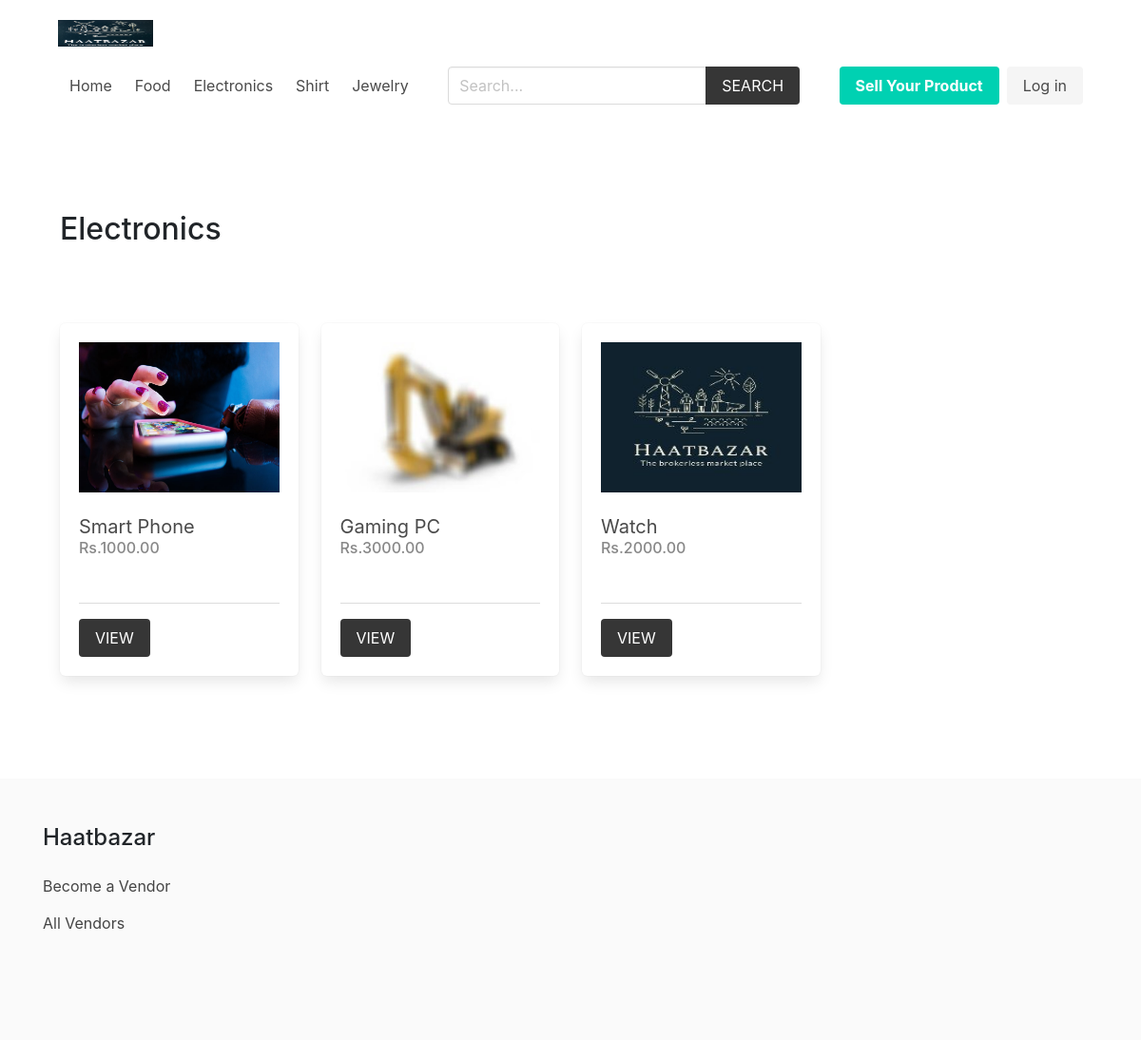
Before: /product/electronics/ with the older database file.
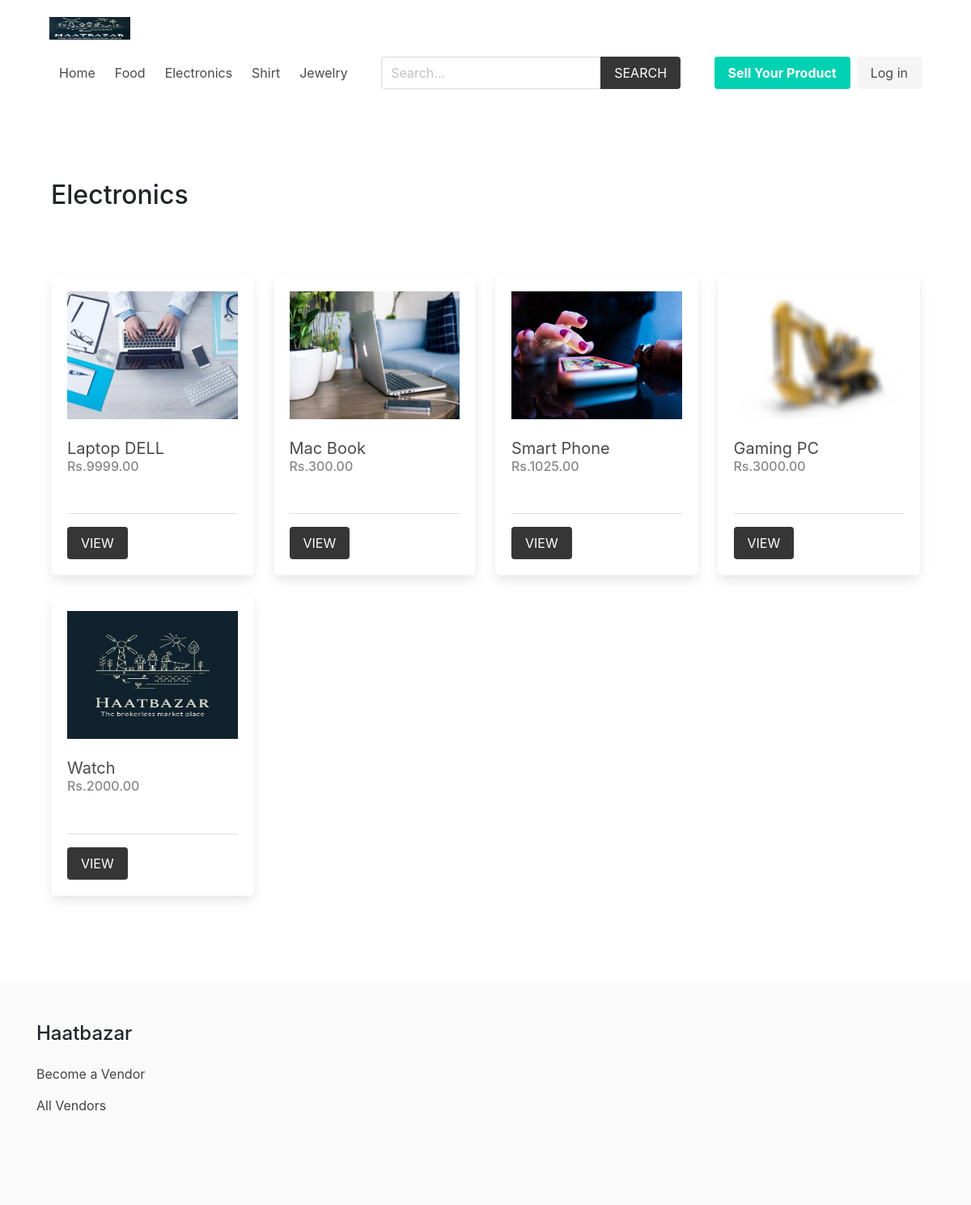
After: the same page with the newer database file.
### product/models.py (models this page shows, shortened)
class Category(models.Model):
    title = models.CharField(max_length=50)
    slug = models.SlugField(max_length=55)
    ordering = models.IntegerField(default=0)
    class Meta:
        ordering = ['ordering']

class Product(models.Model):
    category = models.ForeignKey(Category, related_name='products', on_delete=models.CASCADE)
    vendor = models.ForeignKey(Vendor, related_name="products", on_delete=models.CASCADE)
    title = models.CharField(max_length=50)
    slug = models.SlugField(max_length=55)
    description = models.TextField(blank=True, null=True)
    price = models.DecimalField(max_digits=6, decimal_places=2)
    added_date = models.DateTimeField(auto_now_add=True)
    image = models.ImageField(upload_to='uploads/', blank=True, null=True)
    thumbnail = models.ImageField(upload_to='uploads/', blank=True, null=True) # Change uploads to thumbnails
    is_sold = models.BooleanField(default=False)
    class Meta:
        ordering = ['-added_date']
    def get_thumbnail(self):
        if self.thumbnail:
            return self.thumbnail.url

### product/views.py (the view)
# urls.py: path('<slug:category_slug>/', views.category, name="category")
def category(request, category_slug):
    category = get_object_or_404(Category, slug=category_slug)
    return render(request,'product/category.html', {'category': category})

### cart/context_processors.py (called while the page is built)
def cart(request):
    return {'cart': Cart(request)}

### product/context_processors.py (called while the page is built)
def menu_categories(request):
    categories = Category.objects.all()
    return {'categories': categories}

### templates/product/category.html (shortened to what this page needs)
{% extends 'core/base.html' %}
{% block content %}
    <div class="columns is-multiline mb-6">
        <div class="column is-12 has-test-centered mt-6 mb-6">
            <h2 class="is-size-3">{{category.title}}</h2>
        </div>
        {% for product in category.products.all %}
            {% include 'product/parts/list_item.html' %}
        {% endfor %}
    </div>
{% endblock content %}

### templates/core/base.html (shortened to what this page needs)
{% load static %}
<!DOCTYPE html>
<html lang="en">
  <head>
    <link
      rel="stylesheet"
      href="https://cdn.jsdelivr.net/npm/bulma@0.9.2/css/bulma.min.css"
    />
    <link
      rel="stylesheet"
      href="https://cdnjs.cloudflare.com/ajax/libs/font-awesome/4.7.0/css/font-awesome.min.css"
    />
    <link rel="stylesheet" href="{% static 'css/main.css' %}" />
    <link
      rel="stylesheet"
      href="https://cdn.jsdelivr.net/npm/bootstrap@4.0.0/dist/css/bootstrap.min.css"
    />
  </head>
  <body>
    <div class="container">
      <nav class="navbar" role="navigation" aria-label="main navigation">
        <div class="navbar-brand">
          <a class="navbar-item" href="{% url 'core:home' %}">
            <img src="/media/logo.jpg" width="100" height="100" />
          </a>
        </div>
        <div id="navbarBasicExample" class="navbar-menu">
          <div class="navbar-start">
            <a class="navbar-item" href="{% url 'core:home' %}"> Home </a>
            {% for category in categories %}
            <a
              class="navbar-item"
              href="{% url 'product:category' category.slug %}"
            >
              {{category.title}}
            </a>
            {% endfor %}
          </div>
          <div class="navbar-start">
            <div class="navbar-item">
              <form method="get" action="{% url 'product:search' %}">
                <div class="field has-addons">
                  <div class="control">
                    <input
                      type="search"
                      name="query"
                      id=""
                      class="input"
                      placeholder="Search..."
                    />
                  </div>
                  <div class="control">
                    <button class="button is-dark is-uppercase">Search</button>
                  </div>
                </div>
              </form>
            </div>
          </div>
            {% if request.user.is_authenticated %}
            <div class="navbar-item has-dropdown is-hoverable">
              <a class="navbar-link is-capitalized"> {{user.vendor.name}} </a>
              <div class="navbar-dropdown">
                <a class="navbar-item" href="{% url 'vendor:vendor-admin' %}">
                  Profile
                </a>
                <a class="navbar-item" href="{% url 'vendor:edit-vendor' %}">
                  Update Profile
                </a>
                <a class="navbar-item" href="{% url 'vendor:add-product' %}">
                  Add Product
                </a>
                <hr class="navbar-divider" />
                <a class="navbar-item" href="{% url 'vendor:logout' %}">
                  Logout
                </a>
              </div>
            </div>
            {% else %}
            <div class="navbar-item">
              <div class="buttons">
                <a
                  class="button is-primary"
                  href="{% url 'vendor:become-vendor' %}"
                >
                  <strong>Sell Your Product</strong>
                </a>
                <a class="button is-light" href="{% url 'vendor:login' %}">
                  Log in
                </a>
              </div>
            </div>
            {% endif %}
          </div>
        </div>
    <section class="section">
      <div class="container">{% block content %}{% endblock content %}</div>
    </section>
    <footer class="footer">
      <div class="container">
        <h3 class="is-size-4 mb-4">Haatbazar</h3>
        {% if request.user.is_authenticated %}
        <a href="{% url 'vendor:vendor-admin' %}">Vendor Admin</a>
        {% else %}
        <a href="{% url 'vendor:become-vendor' %}">Become a Vendor</a>
        {% endif %}
        <br />
        <a href="{% url 'vendor:vendors' %}">All Vendors</a>
      </div>
    </footer>
  </body>
</html>

### templates/product/parts/list_item.html
<div class="column is-3 product-list-item">
                <div class="box">
                    <figure class="image is-4by3 mb-4">
                        <img src="{{product.get_thumbnail}}" alt="{{product.title}}">
                    </figure>
                    <h2 class="subtitle">{{product.title}}</h2>
                    <h3 class="price is-size-6 mb-5">Rs.{{product.price}}</h3>
                    <hr>
                    <a href="{% url 'product:product' product.category.slug product.slug %}" class="button is-dark is-uppercase">View</a>
                </div>
            </div>

Changed rows visible on the page:
added Product: get_thumbnail (picture), title "Laptop DELL", price "9999.00"
added Product: get_thumbnail (picture), title "Mac Book", price "300.00"
changed Product "Smart Phone": price "1000.00" → "1025.00"
